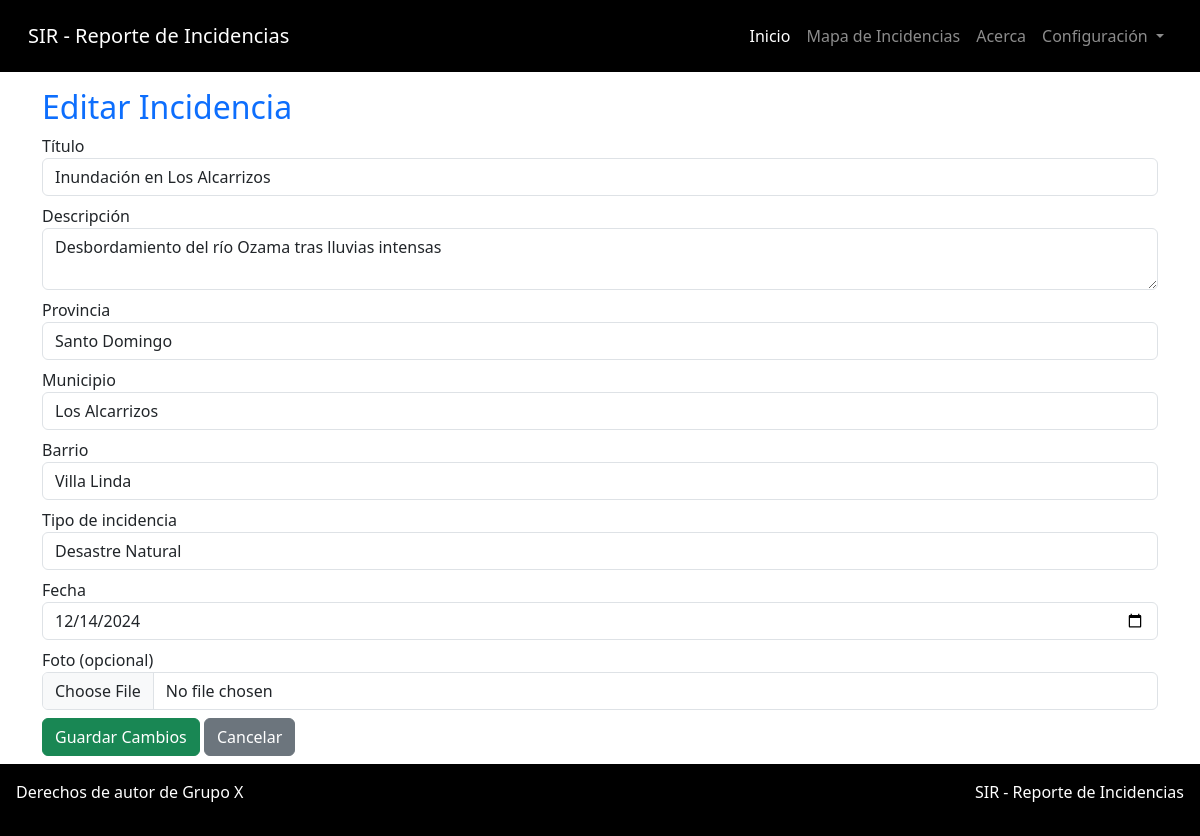
Page /incidencias/editar_incidencia.php?id=2 on the committed database.
### tables this page shows
CREATE TABLE IF NOT EXISTS `Incidencias` (
  `id` INT NOT NULL AUTO_INCREMENT,
  `titulo` VARCHAR(255) NOT NULL,
  `descripcion` VARCHAR(255) NOT NULL,
  `fecha` DATE NOT NULL,
  `muertos` INT NULL,
  `heridos` INT NULL,
  `perdida_estimada_de_RD` DECIMAL(18,2) NULL,
  `redes_link` VARCHAR(45) NULL,
  `foto` VARCHAR(255) NULL,
  `latitud` DECIMAL(18,8) NOT NULL,
  `longitud` DECIMAL(18,8) NOT NULL,
  `provincia_id` INT NOT NULL,
  `usuario_id` INT NOT NULL,
  `tipo_id` INT NOT NULL,
  `municipio_id` INT NOT NULL,
  `barrio_id` INT NOT NULL,
  PRIMARY KEY (`id`),
  INDEX `fk_Incidencias_Provincias1_idx` (`provincia_id` ASC) VISIBLE,
  INDEX `fk_Incidencias_Usuarios1_idx` (`usuario_id` ASC) VISIBLE,
  INDEX `fk_Incidencias_Tipos_incidencias1_idx` (`tipo_id` ASC) VISIBLE,
  INDEX `fk_Incidencias_Municipios1_idx` (`municipio_id` ASC) VISIBLE,
  INDEX `fk_Incidencias_Barrio1_idx` (`barrio_id` ASC) VISIBLE,
  CONSTRAINT `fk_Incidencias_Provincias1`
    FOREIGN KEY (`provincia_id`)
    REFERENCES `Provincias` (`id`)
    ON DELETE NO ACTION
    ON UPDATE NO ACTION,
  CONSTRAINT `fk_Incidencias_Usuarios1`
    FOREIGN KEY (`usuario_id`)
    REFERENCES `Usuarios` (`id`)
    ON DELETE NO ACTION
    ON UPDATE NO ACTION,
  CONSTRAINT `fk_Incidencias_Tipos_incidencias1`
    FOREIGN KEY (`tipo_id`)
    REFERENCES `Tipos_incidencias` (`id`)
    ON DELETE NO ACTION
    ON UPDATE NO ACTION,
  CONSTRAINT `fk_Incidencias_Municipios1`
    FOREIGN KEY (`municipio_id`)
    REFERENCES `Municipios` (`id`)
    ON DELETE NO ACTION
    ON UPDATE NO ACTION,
  CONSTRAINT `fk_Incidencias_Barrio1`
    FOREIGN KEY (`barrio_id`)
    REFERENCES `Barrios` (`id`)
    ON DELETE NO ACTION
    ON UPDATE NO ACTION);

CREATE TABLE IF NOT EXISTS `Provincias` (
  `id` INT NOT NULL AUTO_INCREMENT,
  `nombre` VARCHAR(100) NULL,
  PRIMARY KEY (`id`));

CREATE TABLE IF NOT EXISTS `Municipios` (
  `id` INT NOT NULL AUTO_INCREMENT,
  `nombre` VARCHAR(100) NOT NULL,
  `provincia_id` INT NOT NULL,
  PRIMARY KEY (`id`),
  INDEX `fk_Municipios_Provincias_idx` (`provincia_id` ASC) VISIBLE,
  CONSTRAINT `fk_Municipios_Provincias`
    FOREIGN KEY (`provincia_id`)
    REFERENCES `Provincias` (`id`)
    ON DELETE NO ACTION
    ON UPDATE NO ACTION);

CREATE TABLE IF NOT EXISTS `Barrios` (
  `id` INT NOT NULL AUTO_INCREMENT,
  `nombre` VARCHAR(100) NULL,
  `municipio_id` INT NOT NULL,
  PRIMARY KEY (`id`),
  INDEX `fk_Barrio_Municipios1_idx` (`municipio_id` ASC) VISIBLE,
  CONSTRAINT `fk_Barrio_Municipios1`
    FOREIGN KEY (`municipio_id`)
    REFERENCES `Municipios` (`id`)
    ON DELETE NO ACTION
    ON UPDATE NO ACTION);

CREATE TABLE IF NOT EXISTS `Tipos_incidencias` (
  `id` INT NOT NULL,
  `nombre` VARCHAR(45) NULL,
  PRIMARY KEY (`id`));

### incidencias/editar_incidencia.php (the view, shortened to what this page needs)
<?php
include("../config/db.php");
$id = (int) $_GET['id'];
$stmt = $conn->prepare("
    SELECT * FROM Incidencias WHERE id = :id
");
$stmt->execute(['id' => $id]);
$incidencia = $stmt->fetch(PDO::FETCH_ASSOC);
$provincias = $conn->query("SELECT id, nombre FROM Provincias ORDER BY nombre")->fetchAll(PDO::FETCH_ASSOC);
$municipios = $conn->query("SELECT id, nombre FROM Municipios ORDER BY nombre")->fetchAll(PDO::FETCH_ASSOC);
$barrios = $conn->query("SELECT id, nombre FROM Barrios ORDER BY nombre")->fetchAll(PDO::FETCH_ASSOC);
$tipos = $conn->query("SELECT id, nombre FROM Tipos_incidencias ORDER BY nombre")->fetchAll(PDO::FETCH_ASSOC);
?>
<!DOCTYPE html>
<html lang="es">
<head>
    <link href="https://cdn.jsdelivr.net/npm/bootstrap@5.3.7/dist/css/bootstrap.min.css" rel="stylesheet">
</head>
<body>
<?php include('../public/Components/navbar.php'); ?>
<div class="container mt-3">
    <h2 class="text-primary">Editar Incidencia</h2>
    <form method="POST" enctype="multipart/form-data">
        <div class="mb-2">
            <label>Título</label>
            <input type="text" name="titulo" class="form-control" value="<?= htmlspecialchars($incidencia['titulo']) ?>" required>
        </div>
        <div class="mb-2">
            <label>Descripción</label>
            <textarea name="descripcion" class="form-control" required><?= htmlspecialchars($incidencia['descripcion']) ?></textarea>
        </div>
        <div class="mb-2">
            <label>Provincia</label>
            <select name="provincia_id" class="form-control" required>
                <?php foreach($provincias as $prov): ?>
                    <option value="<?= $prov['id'] ?>" <?= $prov['id']==$incidencia['provincia_id']?'selected':'' ?>><?= htmlspecialchars($prov['nombre']) ?></option>
                <?php endforeach; ?>
            </select>
        </div>
        <div class="mb-2">
            <label>Municipio</label>
            <select name="municipio_id" class="form-control" required>
                <?php foreach($municipios as $mun): ?>
                    <option value="<?= $mun['id'] ?>" <?= $mun['id']==$incidencia['municipio_id']?'selected':'' ?>><?= htmlspecialchars($mun['nombre']) ?></option>
                <?php endforeach; ?>
            </select>
        </div>
        <div class="mb-2">
            <label>Barrio</label>
            <select name="barrio_id" class="form-control" required>
                <?php foreach($barrios as $barr): ?>
                    <option value="<?= $barr['id'] ?>" <?= $barr['id']==$incidencia['barrio_id']?'selected':'' ?>><?= htmlspecialchars($barr['nombre']) ?></option>
                <?php endforeach; ?>
            </select>
        </div>
        <div class="mb-2">
            <label>Tipo de incidencia</label>
            <select name="tipo_id" class="form-control" required>
                <?php foreach($tipos as $tipo): ?>
                    <option value="<?= $tipo['id'] ?>" <?= $tipo['id']==$incidencia['tipo_id']?'selected':'' ?>><?= htmlspecialchars($tipo['nombre']) ?></option>
                <?php endforeach; ?>
            </select>
        </div>
        <div class="mb-2">
            <label>Fecha</label>
            <input type="date" name="fecha" class="form-control" value="<?= $incidencia['fecha'] ?>" required>
        </div>
        <div class="mb-2">
            <label>Foto (opcional)</label>
            <input type="file" name="foto" class="form-control">
        </div>
        <button class="btn btn-success">Guardar Cambios</button>
        <a href="ver_incidencias.php" class="btn btn-secondary">Cancelar</a>
    </form>
</div>
<?php include('../public/Components/footer.php'); ?>
</body>
</html>

### rows in the picture
incidencias: titulo "Inundación en Los Alcarrizos", descripcion "Desbordamiento del río Ozama tras lluvias intensas", provincia_id "Santo Domingo", municipio_id "Los Alcarrizos", barrio_id "Villa Linda", tipo_id "Desastre Natural", fecha "12/14/2024"
